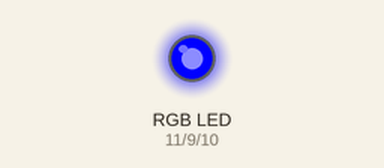
Simulated run of this sketch. Board: Arduino Uno, built with avr-gcc and run on an emulated ATmega328P. Shown: an RGB LED mixed from three pins (HIGH = lit).

Above: at 0.05 s.
At 1.9 s:
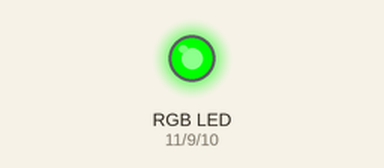
At 3.75 s:
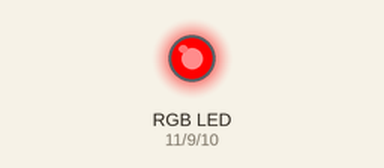
At 5.6 s:
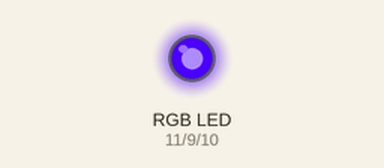
At 7.45 s:
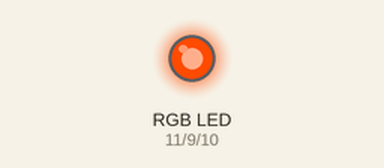
Timing chart, 0 to 9.8 s (numbered marks = the images above):
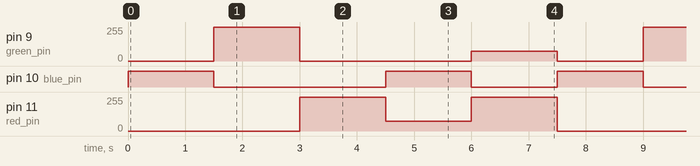

The sketch:

72.Color_Mixer.ino
```cpp
//**************************************************************//
//  Name    : RGB LED
//  Author  : Jose Luis Figueroa
//  Date    : 11 Feb, 2021
//  Board   : Arduino uno
//  Version : 1.0
//  Notes   : Code was implemented on Tinkercad
//**************************************************************//
//Pins
const int green_pin = 9;
const int blue_pin = 10;
const int red_pin = 11;
//Variable
int wait = 1500;

void setup() {
  //Pins configuration
  pinMode(blue_pin, OUTPUT);
  pinMode(green_pin, OUTPUT);
  pinMode(red_pin, OUTPUT);
}

void loop() {
  //LED shines blue
  colors(0, 0, 255);
  delay(wait);

  //LED shines green
  colors(0, 255, 0);
  delay(wait);

  //LED shines red
  colors(255, 0, 0);
  delay(wait);

  //LED shines violet
  colors(75, 0, 255);
  delay(wait);

  //LED shines oragen
  colors(255, 75, 0);
  delay(wait);


}

void colors(byte brightness_red, byte brightness_green, byte brightness_blue){
  analogWrite(red_pin, brightness_red);
  analogWrite(blue_pin, brightness_blue);
  analogWrite(green_pin, brightness_green);
}
```

Measured:
- by itself, pin 9 (green_pin): repeats every 7.5 s: 0/255 3.0 s, 75/255 1.5 s, 0/255 1.5 s, 255/255 1.5 s
- by itself, pin 10 (blue_pin): repeats every 7.5 s: LOW 3.0 s, HIGH 1.5 s, LOW 1.5 s, HIGH 1.5 s
- by itself, pin 11 (red_pin): repeats every 7.5 s: 75/255 1.5 s, 255/255 1.5 s, 0/255 3.0 s, 255/255 1.5 s
